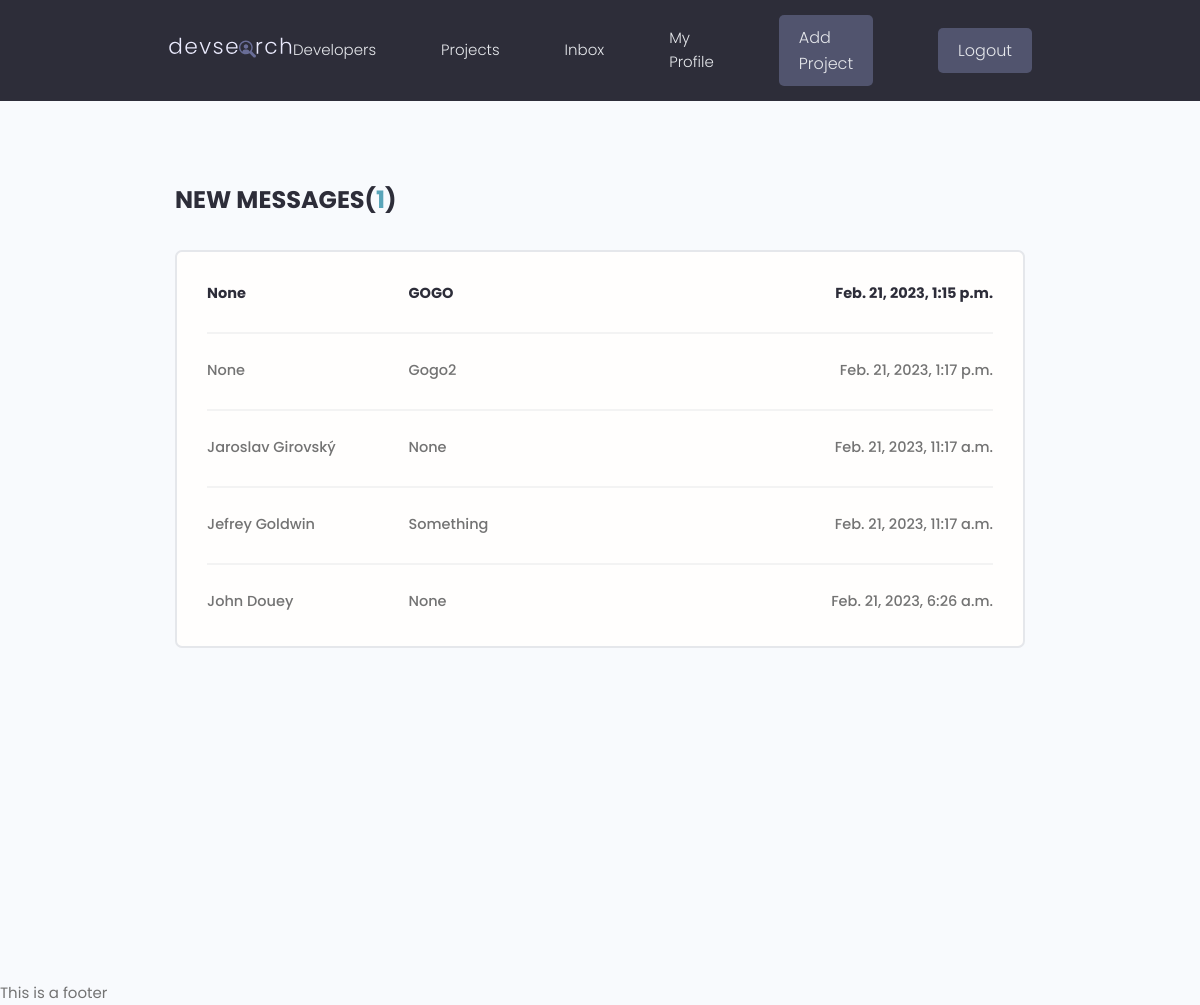
/profiles/inbox (signed in), run on an earlier commit of the app's database.
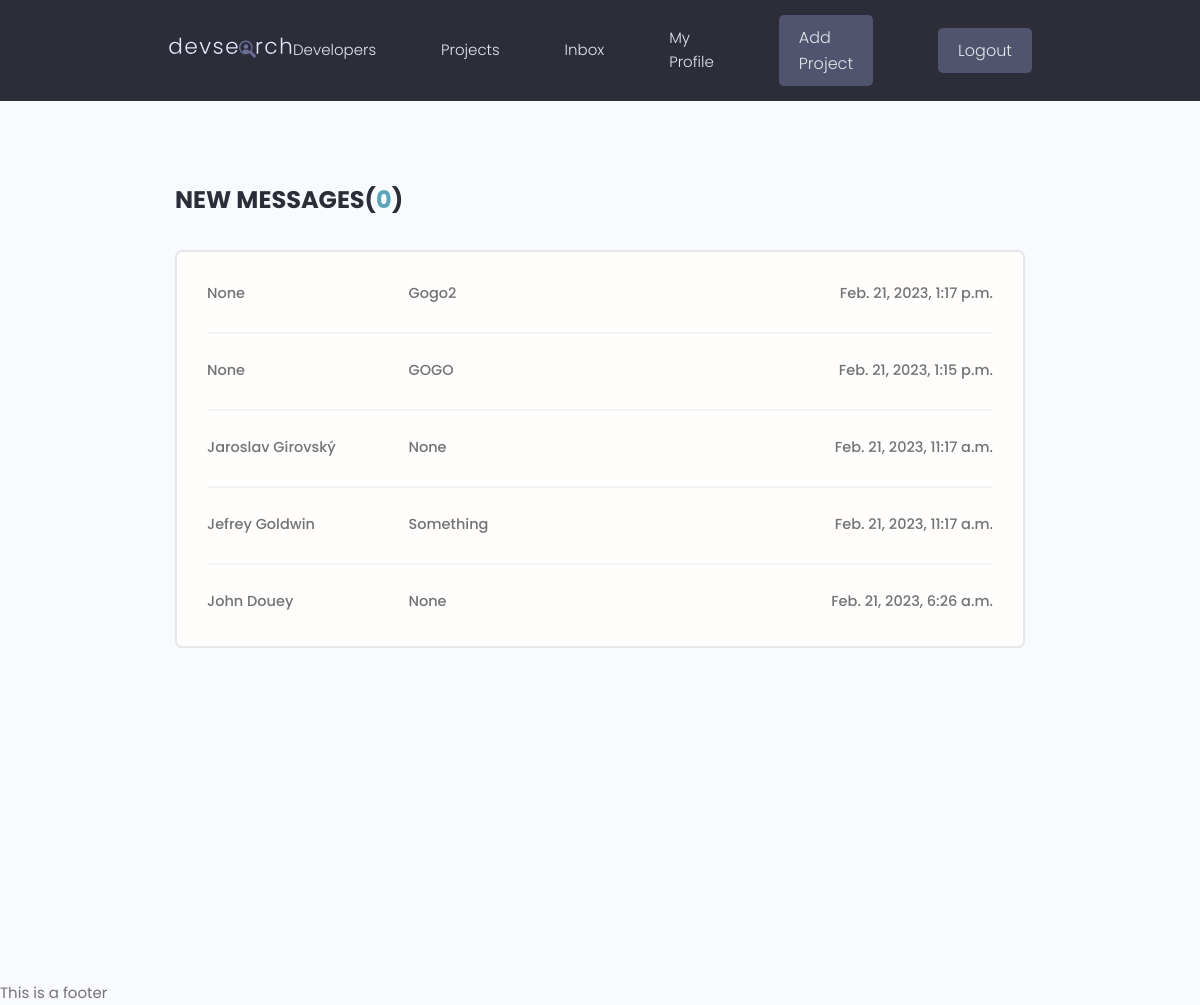
And on a later commit of the database.
### users/models.py (models this page shows, shortened)
class Message(models.Model):
    sender = models.ForeignKey(Profile, on_delete=models.SET_NULL, null=True, blank=True)
    recipient = models.ForeignKey(Profile,on_delete=models.CASCADE, related_name='messages')
    name = models.CharField(max_length=200, null=True, blank=True)
    email = models.EmailField(max_length=200, null=True, blank=True)
    subject = models.CharField(max_length=200, null=True, blank=True)
    body = models.TextField()
    is_read = models.BooleanField(default=False, null=True)
    created_at = models.DateTimeField(auto_now_add=True)
    id = models.UUIDField(default=uuid.uuid4, unique=True, primary_key=True, editable=False)
    class Meta:
        ordering = ['is_read','-created_at']

class Profile(models.Model):
    user = models.OneToOneField(User, on_delete=models.CASCADE, null=True, blank=True)
    username = models.CharField(max_length=200, blank=True, null=True)
    name = models.CharField(max_length=200, blank=True, null=True)
    location = models.CharField(max_length=200, blank=True, null=True)
    email = models.EmailField(max_length=500, blank=True, null=True)
    short_intro = models.CharField(max_length=200, blank=True, null=True)
    bio = models.TextField(blank=True, null=True)
    profile_image = models.ImageField(blank=True, null=True, upload_to="profiles/", default="user-default.png")
    social_github = models.CharField(max_length=200, blank=True, null=True)
    social_twitter = models.CharField(max_length=200, blank=True, null=True)
    social_linkedin = models.CharField(max_length=200, blank=True, null=True)
    social_youtube = models.CharField(max_length=200, blank=True, null=True)
    social_website = models.CharField(max_length=200, blank=True, null=True)
    created_at = models.DateTimeField(auto_now_add=True)
    id = models.UUIDField(default=uuid.uuid4, unique=True, primary_key=True, editable=False)
    def __str__(self):
        return str(self.name)

### users/views.py (the view)
# urls.py: path('inbox', views.inbox, name='inbox'),
@login_required(login_url='users:login')
def inbox(request):
    message_set = Message.objects.filter(recipient=request.user.profile)
    new_messages = message_set.filter(is_read=False).count()
    context = {"messages_set":message_set, "new_messages":new_messages}
    return render(request, 'users/inbox.html', context)

### users/templates/users/inbox.html (shortened to what this page needs)
{% extends "base.html"%}
{% load static %}
{% block content %}
  <main class="inbox my-xl">
    <div class="content-box">
      <h3 class="inbox__title">New Messages(<span>{{new_messages}}</span>)</h3>
      <ul class="messages">
        {% for message in messages_set %}
        <li class="message {% if message.is_read == False %} message--unread {% endif %}">
          <a href="{% url 'users:message' message.id %}">
            <span class="message__author">{{message.sender}}</span>
            <span class="message__subject">{{message.subject}}</span>
            <span class="message__date">{{message.created_at}}</span>
          </a>
        </li>
        {% endfor %}
      </ul>
    </div>
  </main>
{% endblock content %}

What changed in the data, as far as the page shows it:
shown differently, row unchanged: Message "Gogo2": moves up the list
changed Message "GOGO": is_read False → True (drawn)
Also different on the page:
{{ new_messages }}: "1" → "0"
